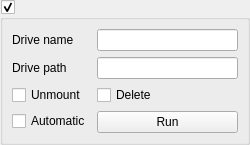
<?xml version="1.0" encoding="UTF-8"?>
<ui version="4.0">
 <class>Form</class>
 <widget class="QWidget" name="Form">
  <property name="geometry">
   <rect>
    <x>0</x>
    <y>0</y>
    <width>250</width>
    <height>144</height>
   </rect>
  </property>
  <property name="windowTitle">
   <string>Form</string>
  </property>
  <layout class="QGridLayout" name="gridLayout">
   <property name="leftMargin">
    <number>0</number>
   </property>
   <property name="topMargin">
    <number>0</number>
   </property>
   <property name="rightMargin">
    <number>0</number>
   </property>
   <property name="bottomMargin">
    <number>0</number>
   </property>
   <property name="spacing">
    <number>0</number>
   </property>
   <item row="0" column="0">
    <widget class="QGroupBox" name="export_item_group_box">
     <property name="title">
      <string/>
     </property>
     <property name="alignment">
      <set>Qt::AlignLeading|Qt::AlignLeft|Qt::AlignVCenter</set>
     </property>
     <property name="flat">
      <bool>false</bool>
     </property>
     <property name="checkable">
      <bool>true</bool>
     </property>
     <layout class="QVBoxLayout" name="verticalLayout_6">
      <item>
       <layout class="QFormLayout" name="export_item_layout">
        <property name="horizontalSpacing">
         <number>6</number>
        </property>
        <item row="0" column="0">
         <widget class="QLabel" name="drive_name_label">
          <property name="text">
           <string>Drive name</string>
          </property>
         </widget>
        </item>
        <item row="0" column="1">
         <widget class="QLineEdit" name="drive_name_edit"/>
        </item>
        <item row="1" column="0">
         <widget class="QLabel" name="drive_path_label">
          <property name="text">
           <string>Drive path</string>
          </property>
         </widget>
        </item>
        <item row="1" column="1">
         <widget class="QLineEdit" name="drive_path_edit"/>
        </item>
        <item row="2" column="0">
         <widget class="QCheckBox" name="unmount_checkbox">
          <property name="text">
           <string>Unmount</string>
          </property>
         </widget>
        </item>
        <item row="2" column="1">
         <widget class="QCheckBox" name="delete_checkbox">
          <property name="text">
           <string>Delete</string>
          </property>
         </widget>
        </item>
        <item row="3" column="0">
         <widget class="QCheckBox" name="automatic_checkbox">
          <property name="text">
           <string>Automatic</string>
          </property>
         </widget>
        </item>
        <item row="3" column="1">
         <widget class="QPushButton" name="run_button">
          <property name="text">
           <string>Run</string>
          </property>
         </widget>
        </item>
       </layout>
      </item>
     </layout>
    </widget>
   </item>
  </layout>
 </widget>
 <resources/>
 <connections/>
</ui>
